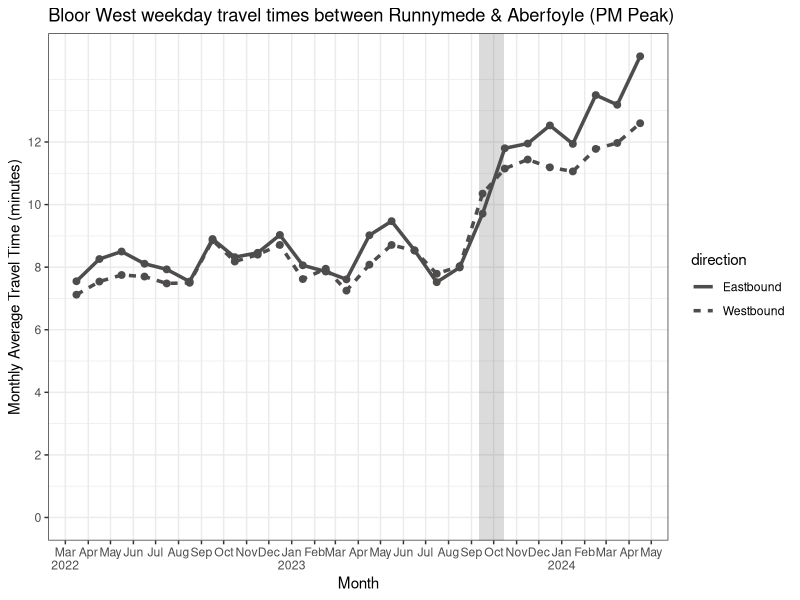
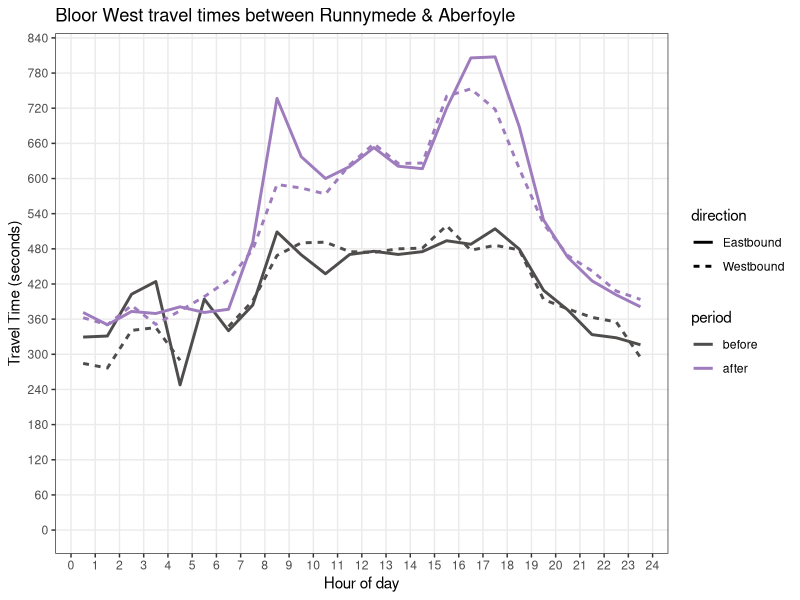

These figures' R source, in order:
library('tidyverse')

setwd('C:\\Users\\nwessel\\Documents\\GitHub\\tt_app\\analysis')

purple = '#9e7cbd'
grey = '#4f4c4c'

# compare monthly data for two periods by direction of travel
read_csv('results-monthly.csv') %>%
    group_by( dateRange, direction) %>%
    mutate(ttt = mean_travel_time_minutes) %>%
    extract(
        dateRange,
        into=c('fromDate'),
        regex='From ([0-9]{4}-[0-9]{2}-[0-9]{2})'
    ) %>%
    mutate( fromDate= ymd(fromDate) + days(15) ) %>%
    ggplot( aes( x=fromDate, y=ttt, lty=direction ) ) +
        geom_line( size = 1.2, color=grey ) +
        geom_point( color=grey, size=2 ) +
        annotate( # approximate start/end dates of complete-street installation
            'rect',
            xmin = ymd('2023-09-11'),
            xmax = ymd('2023-10-15'),
            ymin = -Inf,
            ymax = Inf,
            fill = grey,
            alpha = 0.2
        ) +
        scale_y_continuous(
            breaks = c(0,2,4,6,8,10,12),
            limits = c(0, NA)
        ) +
        scale_x_date(
            breaks = '1 month',
            minor_breaks = '1 month',
            labels = scales::label_date_short()
        ) +
        labs( title = 'Bloor West weekday travel times between Runnymede & Aberfoyle (PM Peak)' ) + 
        ylab( 'Monthly Average Travel Time (minutes)' ) +
        xlab( 'Month' ) +
        theme_bw()


# compare two date ranges plotted by hour of day
read_csv('results-ToD.csv') %>%
    extract(
        timeRange,
        into=c('hour'),
        regex='From ([0-9]+):00'
    ) %>%
    mutate(
        hour = as.numeric(hour),
        period = factor(case_match(
            dateRange,
            'From 2022-11-01 to 2023-04-01' ~ 'before',
            'From 2023-11-01 to 2024-04-01' ~ 'after'
        ), levels=c('before','after')),
    ) %>%
    ggplot( aes( x=0.5+hour, y=mean_travel_time_seconds, lty=direction ) ) +
    geom_line( aes(color=period,), size = 1 ) +
    scale_color_manual(values=c('before'=grey,'after'=purple)) +
    labs( title = 'Bloor West travel times between Runnymede & Aberfoyle' ) + 
    ylab( 'Travel Time (seconds)' ) +
    xlab( 'Hour of day' ) + 
    scale_y_continuous(
        breaks = 60 * seq(0,14,1),
        minor_breaks = NULL,
        limits = c(0, NA)
    ) +
    scale_x_continuous(
        breaks = seq(0,24),
        minor_breaks = c(),
    ) +
    theme_bw()
